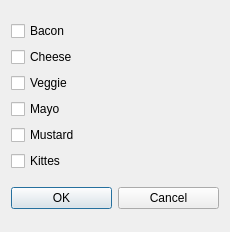
<?xml version="1.0" encoding="UTF-8"?>
<ui version="4.0">
 <class>Dialog</class>
 <widget class="QDialog" name="Dialog">
  <property name="geometry">
   <rect>
    <x>0</x>
    <y>0</y>
    <width>230</width>
    <height>232</height>
   </rect>
  </property>
  <property name="windowTitle">
   <string>Dialog</string>
  </property>
  <layout class="QVBoxLayout" name="verticalLayout_2">
   <item>
    <layout class="QVBoxLayout" name="verticalLayout">
     <item>
      <widget class="QCheckBox" name="checkBox">
       <property name="text">
        <string>Bacon</string>
       </property>
      </widget>
     </item>
     <item>
      <widget class="QCheckBox" name="checkBox_2">
       <property name="text">
        <string>Cheese</string>
       </property>
      </widget>
     </item>
     <item>
      <widget class="QCheckBox" name="checkBox_3">
       <property name="text">
        <string>Veggie</string>
       </property>
      </widget>
     </item>
     <item>
      <widget class="QCheckBox" name="checkBox_4">
       <property name="text">
        <string>Mayo</string>
       </property>
      </widget>
     </item>
     <item>
      <widget class="QCheckBox" name="checkBox_5">
       <property name="text">
        <string>Mustard</string>
       </property>
      </widget>
     </item>
     <item>
      <widget class="QCheckBox" name="checkBox_6">
       <property name="text">
        <string>Kittes</string>
       </property>
      </widget>
     </item>
    </layout>
   </item>
   <item>
    <layout class="QHBoxLayout" name="horizontalLayout">
     <item>
      <widget class="QPushButton" name="pushButton">
       <property name="text">
        <string>OK</string>
       </property>
      </widget>
     </item>
     <item>
      <widget class="QPushButton" name="pushButton_2">
       <property name="text">
        <string>Cancel</string>
       </property>
      </widget>
     </item>
    </layout>
   </item>
  </layout>
 </widget>
 <resources/>
 <connections>
  <connection>
   <sender>pushButton_2</sender>
   <signal>clicked()</signal>
   <receiver>Dialog</receiver>
   <slot>reject()</slot>
   <hints>
    <hint type="sourcelabel">
     <x>194</x>
     <y>196</y>
    </hint>
    <hint type="destinationlabel">
     <x>224</x>
     <y>179</y>
    </hint>
   </hints>
  </connection>
 </connections>
</ui>
